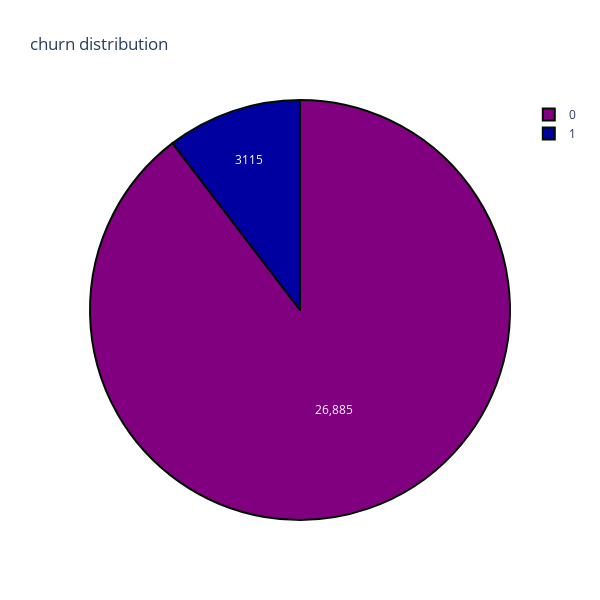

Notebook cell for this chart:
### Code cell
x=df['churn'].value_counts()
colors = ['#800080', '#0000A0']

trace=go.Pie(labels=x.index,values=x,textinfo="value",
            marker=dict(colors=colors, 
                           line=dict(color='#001000', width=2)))
layout=go.Layout(title="churn distribution",width=600,height=600)
fig=go.Figure(data=[trace],layout=layout)
py.iplot(fig, filename='pie_chart_subplots')

### Figure 1 — Plotly figure (JSON) as saved in the notebook; plotly's stock layout.template omitted (floating-point values rounded to 4 significant figures)
{"data": [{"labels": [0, 1], "marker": {"colors": ["#800080", "#0000A0"], "line": {"color": "#001000", "width": 2}}, "textinfo": "value", "type": "pie", "values": [26885, 3115]}], "layout": {"height": 600, "title": {"text": "churn distribution"}, "width": 600}}
